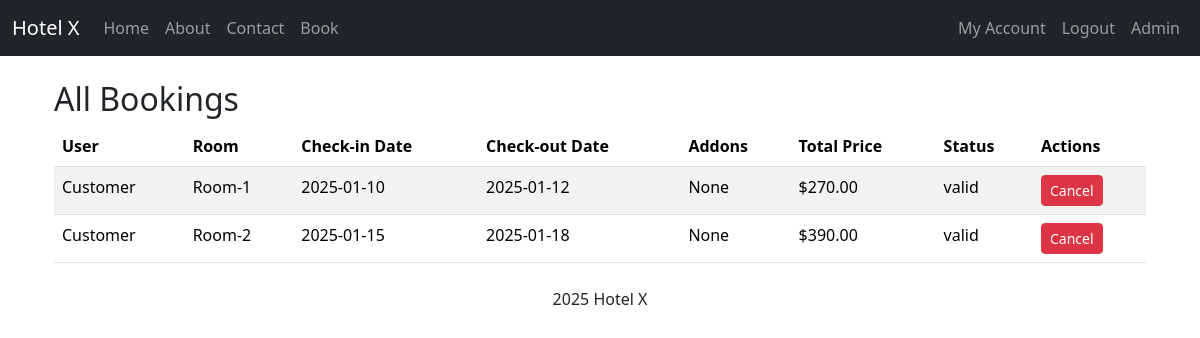
The page /admin/bookings (signed in) on the database its author committed.
### tables this page shows
CREATE TABLE bookings (
    id INT AUTO_INCREMENT PRIMARY KEY,
    user_id INT NOT NULL,
    room_id INT NOT NULL,
    check_in_date DATE NOT NULL,
    check_out_date DATE NOT NULL,
    addons JSON,   
    total_price DECIMAL(10, 2) NOT NULL, 
    status ENUM('valid', 'canceled') DEFAULT 'valid',
    created_at TIMESTAMP DEFAULT CURRENT_TIMESTAMP,
    FOREIGN KEY (user_id) REFERENCES users(id) ON DELETE CASCADE,
    FOREIGN KEY (room_id) REFERENCES rooms(id) ON DELETE CASCADE,
    UNIQUE (room_id, check_in_date, check_out_date)
);

CREATE TABLE users (
    id INT AUTO_INCREMENT PRIMARY KEY,
    email VARCHAR(255) NOT NULL,
    name VARCHAR(255) NOT NULL,
    password VARCHAR(255) NOT NULL,
    preferred_currency VARCHAR(10) DEFAULT NULL,
    verified TINYINT(1) DEFAULT 0,
    role ENUM('customer', 'admin') NOT NULL DEFAULT 'customer',
    created_at TIMESTAMP DEFAULT CURRENT_TIMESTAMP
);

CREATE TABLE rooms (
    id INT AUTO_INCREMENT PRIMARY KEY,
    name VARCHAR(100) NOT NULL,
    description TEXT NOT NULL,
    image_url VARCHAR(255) NOT NULL,
    images JSON DEFAULT NULL,
    price_per_night DECIMAL(10, 2) NOT NULL,
    capacity INT NOT NULL,
    floor INT NOT NULL,
    popular TINYINT(1) DEFAULT 0,
    available_rooms INT NOT NULL DEFAULT 0,
    created_at TIMESTAMP DEFAULT CURRENT_TIMESTAMP
);

### app/controllers/AdminController.php (called while the page is built, shortened)
<?php
class AdminController
{
    public function bookings()
    {
        $bookings = Booking::getAllBookings();
        require __DIR__ . '/../views/layout.php';
    }
}
?>

### app/models/Booking.php (called while the page is built, shortened)
<?php
class Booking
{
    public static function getAllBookings()
    {
        $db = Database::getInstance()->getConnection();
        $stmt = $db->prepare("
            SELECT
                bookings.*,
                rooms.name as room_name,
                users.name as user_name,
                users.email as user_email,
                (SELECT GROUP_CONCAT(addons.name SEPARATOR ', ')
                 FROM addons
                 WHERE JSON_CONTAINS(bookings.addons, JSON_QUOTE(CAST(addons.id AS CHAR(10))))) as addon_names
            FROM bookings
            JOIN rooms ON bookings.room_id = rooms.id
            JOIN users ON bookings.user_id = users.id
        ");
        $stmt->execute();
        return $stmt->fetchAll(PDO::FETCH_ASSOC);
    }
}
?>

### app/views/admin_bookings.php (the view, shortened to what this page needs)
<div class="container mt-4">
    <h2>All Bookings</h2>
    <table class="table table-striped">
        <thead>
            <tr>
                <th>User</th>
                <th>Room</th>
                <th>Check-in Date</th>
                <th>Check-out Date</th>
                <th>Addons</th>
                <th>Total Price</th>
                <th>Status</th>
                <th>Actions</th>
            </tr>
        </thead>
        <tbody>
            <?php foreach ($bookings as $booking): ?>
                <tr>
                    <td><?= htmlspecialchars($booking['user_name'] ?? 'N/A') ?></td>
                    <td><?= htmlspecialchars($booking['room_name'] ?? 'N/A') ?></td>
                    <td><?= htmlspecialchars($booking['check_in_date']) ?></td>
                    <td><?= htmlspecialchars($booking['check_out_date']) ?></td>
                    <td><?= htmlspecialchars($booking['addon_names'] ?? 'None') ?></td>
                    <td><?= "$" . htmlspecialchars($booking['total_price']) ?></td>
                    <td><?= htmlspecialchars($booking['status']) ?></td>
                    <td>
                        <?php if ($booking['status'] === 'valid'): ?>
                            <button class="btn btn-danger btn-sm" data-bs-toggle="modal" data-bs-target="#cancelModal" data-booking-id="<?= $booking['id'] ?>">Cancel</button>
                        <?php endif; ?>
                    </td>
                </tr>
            <?php endforeach; ?>
        </tbody>
    </table>
</div>

### rows shown on the page
bookings: user.name "Customer", room.name "Room-1", check_in_date "2025-01-10", check_out_date "2025-01-12", addon_names "None", total_price "270.00", status "valid"
bookings: user.name "Customer", room.name "Room-2", check_in_date "2025-01-15", check_out_date "2025-01-18", addon_names "None", total_price "390.00", status "valid"
